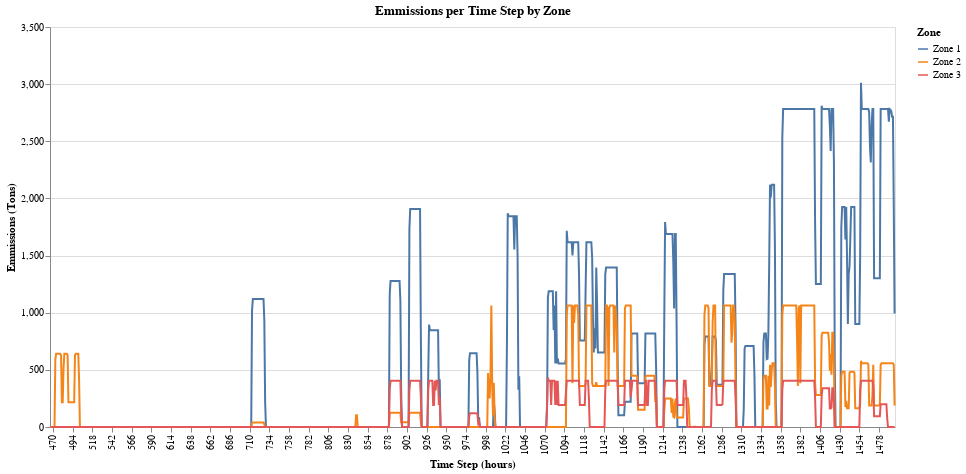

The notebook cell this image was saved under:
### Code cell
emm_plot  |>
@vlplot(mark={:line},
    x={:Hour,title="Time Step (hours)",labels="Zone:n",axis={values=tstart:24:tend}}, y={:MW,title="Emmissions (Tons)",type="quantitative"},
    color={"Zone:n"},width=845,height=400,title="Emmissions per Time Step by Zone")

### Figure 1 — Vega specification as saved in the notebook (floating-point values rounded to 4 significant figures; data arrays with more than 128 entries replaced by an {"elided": "..."} marker saying what was removed)
{"$schema": "https://vega.github.io/schema/vega/v5.json", "axes": [{"aria": false, "domain": false, "grid": true, "gridScale": "x", "labels": false, "maxExtent": 0, "minExtent": 0, "orient": "left", "scale": "y", "tickCount": {"signal": "ceil(height/40)"}, "ticks": false, "zindex": 0}, {"grid": false, "labelAlign": "right", "labelAngle": 270, "labelBaseline": "middle", "orient": "bottom", "scale": "x", "title": "Time Step (hours)", "values": [470, 494, 518, 542, 566, 590, 614, 638, 662, 686, 710, 734, 758, 782, 806, 830, 854, 878, 902, 926, 950, 974, 998, 1022, 1046, 1070, 1094, 1118, 1142, 1166, 1190, 1214, 1238, 1262, 1286, 1310, 1334, 1358, 1382, 1406, 1430, 1454, 1478], "zindex": 0}, {"grid": false, "labelOverlap": true, "orient": "left", "scale": "y", "tickCount": {"signal": "ceil(height/40)"}, "title": "Emmissions (Tons)", "zindex": 0}], "background": "white", "data": [{"name": "source_0", "values": {"elided": "3093 records"}}], "height": 400, "legends": [{"stroke": "color", "symbolType": "stroke", "title": "Zone"}], "marks": [{"encode": {"update": {"height": {"field": {"group": "height"}}, "width": {"field": {"group": "width"}}}}, "from": {"facet": {"data": "source_0", "groupby": ["Zone"], "name": "faceted_path_main"}}, "marks": [{"encode": {"update": {"defined": {"signal": "isValid(datum[\"MW\"]) && isFinite(+datum[\"MW\"])"}, "description": {"signal": "\"Time Step (hours): \" + (isValid(datum[\"Hour\"]) ? datum[\"Hour\"] : \"\"+datum[\"Hour\"]) + \"; Emmissions (Tons): \" + (format(datum[\"MW\"], \"\")) + \"; Zone: \" + (isValid(datum[\"Zone\"]) ? datum[\"Zone\"] : \"\"+datum[\"Zone\"])"}, "stroke": {"field": "Zone", "scale": "color"}, "x": {"field": "Hour", "scale": "x"}, "y": {"field": "MW", "scale": "y"}}}, "from": {"data": "faceted_path_main"}, "name": "marks", "sort": {"field": "datum[\"Hour\"]"}, "style": ["line"], "type": "line"}], "name": "pathgroup", "type": "group"}], "padding": 5, "scales": [{"domain": {"data": "source_0", "field": "Hour", "sort": true}, "name": "x", "padding": 0.5, "range": [0, {"signal": "width"}], "type": "point"}, {"domain": {"data": "source_0", "field": "MW"}, "name": "y", "nice": true, "range": [{"signal": "height"}, 0], "type": "linear", "zero": true}, {"domain": {"data": "source_0", "field": "Zone", "sort": true}, "name": "color", "range": "category", "type": "ordinal"}], "style": "cell", "title": {"frame": "group", "text": "Emmissions per Time Step by Zone"}, "width": 845}
